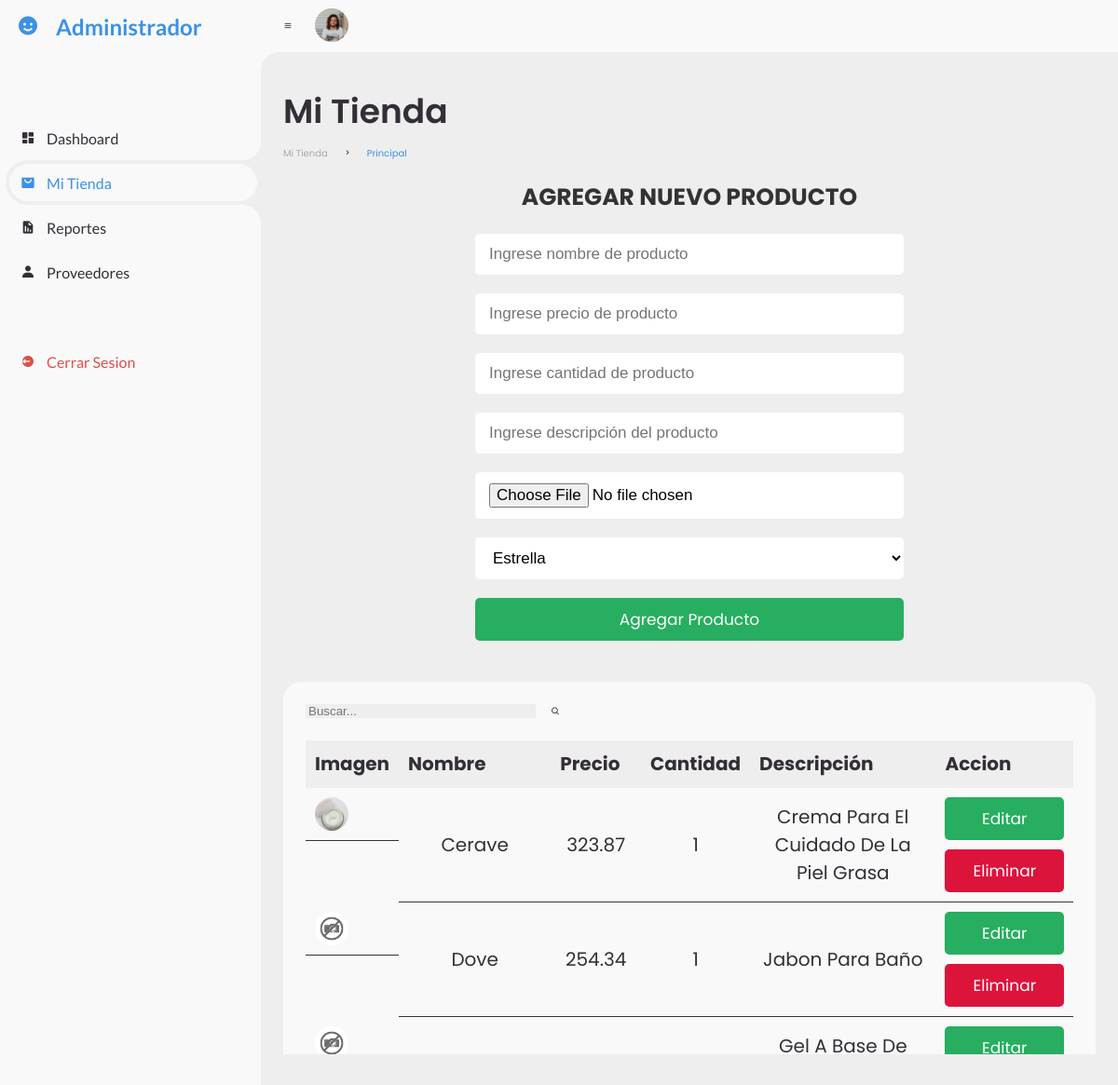
/Admin/mitienda.php, run on an earlier commit of the app's database.
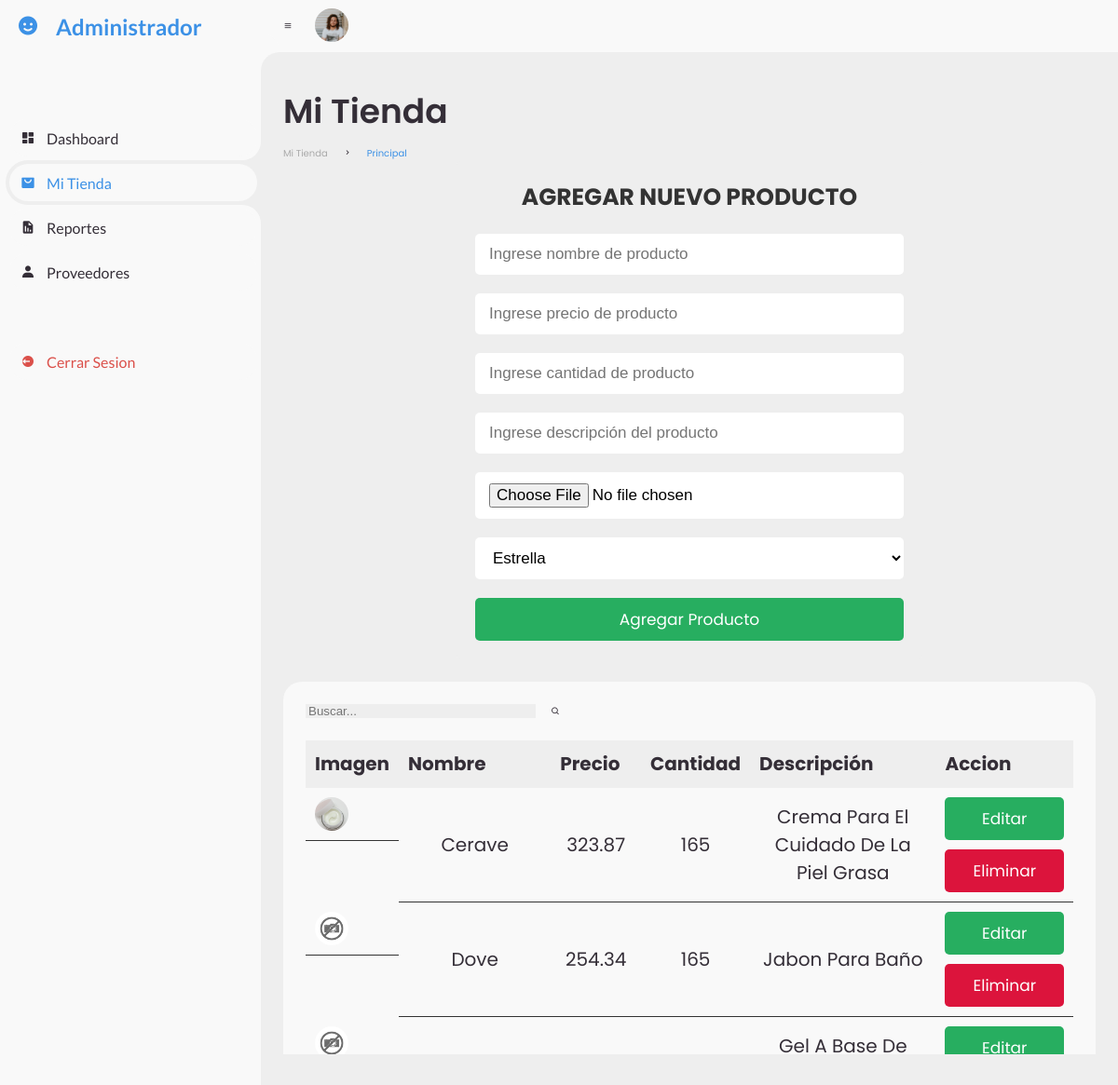
And on a later commit of the database.
### tables this page shows
create table Articulo(
ID_A Smallint(5) unsigned not null AUTO_INCREMENT,
fkID_P Smallint unsigned not null,
nombreA varchar (100) not null,
cantidad smallint not null,
precio decimal(7,2) not null,
descripcion varchar(255) not null,
categoria varchar (100) not null,
primary key (ID_A),
foreign key (fkID_P) references Proveedor(ID_P) ON UPDATE CASCADE ON DELETE CASCADE
);

### Admin/mitienda.php (the view, shortened to what this page needs)
<?php
$conexion = mysqli_connect("localhost", "root", "", "piel");
?>
<!DOCTYPE html>
<html lang="en">
<head>
	<link href='https://unpkg.com/boxicons@2.0.9/css/boxicons.min.css' rel='stylesheet'>
	<link rel="stylesheet" href="style.css">
    <link rel="stylesheet" href="css/style.css">
</head>
<body>
	<section id="sidebar">
		<a href="#" class="brand">
			<i class='bx bxs-smile'></i>
			<span class="text">Administrador</span>
		</a>
		<ul class="side-menu top">
			<li>
				<a href="admin.php">
					<i class='bx bxs-dashboard' ></i>
					<span class="text">Dashboard</span>
				</a>
			</li>
			<li class="active">
				<a href="#">
					<i class='bx bxs-shopping-bag-alt' ></i>
					<span class="text">Mi tienda</span>
				</a>
			</li>
			<li>
				<a href="reportes.php">
					<i class='bx bxs-report' ></i>
					<span class="text">Reportes</span>
				</a>
			</li>
			<li>
				<a href="proveedores.php">
					<i class='bx bxs-user' ></i>
					<span class="text">Proveedores</span>
				</a>
			</li>
		</ul>
		<ul class="side-menu">
			<li>
				<a href="../Usuario/salir.php" class="logout" >
					<i class='bx bxs-log-out-circle' ></i>
					<span class="text">Cerrar Sesion</span>
				</a>
			</li>
		</ul>
	</section>
	<section id="content">
		<nav>
			<i class='bx bx-menu' ></i>
			<a href="#" class="profile">
				<img src="img/people.png">
			</a>
		</nav>
		<main>
			<div class="head-title">
				<div class="left">
					<h1>Mi tienda</h1>
					<ul class="breadcrumb">
						<li>
							<a href="#">Mi tienda</a>
						</li>
						<li><i class='bx bx-chevron-right' ></i></li>
						<li>
							<a class="active" href="#">Principal</a>
						</li>
					</ul>
				</div>
			</div>
			<?php
			$result = mysqli_query($conexion,"SELECT nombreP FROM proveedor");
			?>
            <div class="admin-product-form-container">
                <form action="<?php $_SERVER['PHP_SELF'] ?>" method="post" enctype="multipart/form-data">
                   <h3>Agregar nuevo producto</h3>
                   <input type="text" placeholder="Ingrese nombre de producto" name="product_name" class="box">
                   <input type="number" min="1" step="any" placeholder="Ingrese precio de producto" name="product_price" class="box">
                   <input type="number" min="1" placeholder="Ingrese cantidad de producto" name="product_cantidad" class="box">
                   <input type="text" placeholder="Ingrese descripción del producto" name="product_desc" class="box">
                   <input type="file" accept="image/png, image/jpeg, image/jpg" name="product_image" class="box">
				   <select name="opciones" class="box">
				   <?php while($row = mysqli_fetch_assoc($result)){ ?>
  						<option value="<?php echo $row['nombreP']; ?>"><?php echo $row['nombreP']; ?></option>
					<?php } ?>
					</select>
                   <input type="submit" class="btn" name="add_product" value="Agregar Producto">
                </form>
             </div>
			 <div class="table-data">
				<div class="order">
					<div class="head">
						<input type="search" id="busquedaadd" placeholder="Buscar..." oninput="reiniciarTablaadd()">
                        <i class='bx bx-search' onclick="buscaradd()"></i>
					</div>
					<?php
					$select = mysqli_query($conexion, "SELECT * FROM articulo");
					?>
             <div class="product-display">
                <table class="product-display-table" id="productosadd">
                   <thead>
                   <tr>
                      <th>Imagen</th>
                      <th>Nombre</th>
                      <th>Precio</th>
                      <th>Cantidad</th>
                      <th>Descripción</th>
                      <th>Accion</th>
                   </tr>
                   </thead>
				   <?php while($row = mysqli_fetch_assoc($select)){ ?>
                   <tr>
				   			<?php
							$id = $row['ID_A'];
							$imagen = "../imagen/Productos/" . $id . ".png";
							if(!file_exists($imagen)){
								$imagen = "../imagen/noimage.jpg";
							}
							?>
                      <td><img src="<?php echo $imagen . '?v=' . time(); ?>" height="100%" max-height="100%" alt=""></td>
                      <td><?php echo $row['nombreA']; ?></td>
                      <td><?php echo $row['precio']; ?></td>
                      <td><?php echo $row['cantidad']; ?></td>
                      <td><?php echo $row['descripcion']; ?></td>
                      <td>
                         <a href="admin_update.php?edit=<?php echo $row['ID_A']; ?>" class="btn"> <i class="fas fa-edit"></i> Editar </a>
                         <a href="mitienda.php?delete=<?php echo $row['ID_A']; ?>" class="btn"> <i class="fas fa-trash"></i> Eliminar </a>
                      </td>
                   </tr>
				   <?php } ?>
                </table>
             </div>
			</div>
		</div>
		</main>
	</section>
</body>
</html>

What changed in the data, as far as the page shows it:
changed articulo "Cerave": cantidad "1" → "165"
changed articulo "Dove": cantidad "1" → "165"
